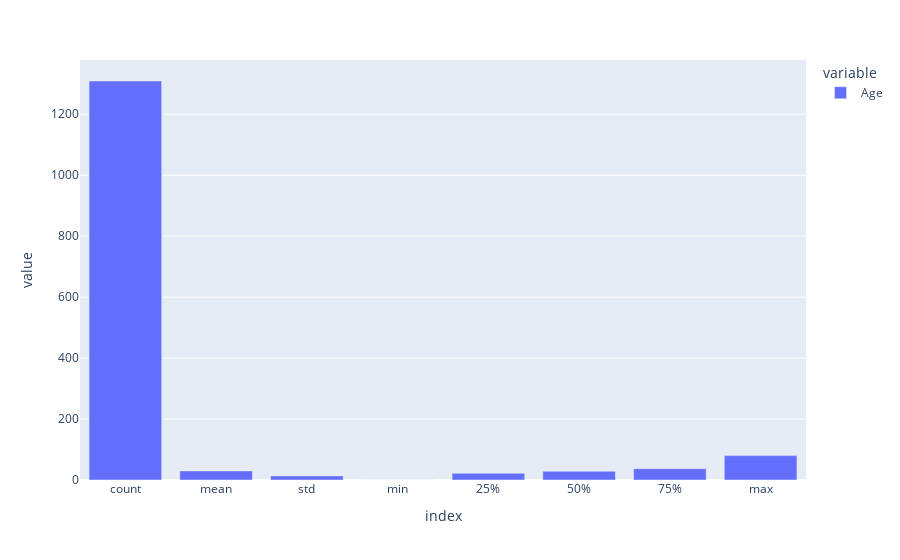

The notebook cell saved with this chart:
### Code cell
fig = px.bar(statistics)
fig.show()

### Figure 1 — Plotly figure (JSON) as saved in the notebook; plotly's stock layout.template omitted (floating-point values rounded to 4 significant figures)
{"data": [{"alignmentgroup": "True", "hovertemplate": "variable=Age<br>index=%{x}<br>value=%{y}<extra></extra>", "legendgroup": "Age", "marker": {"color": "#636efa", "pattern": {"shape": ""}}, "name": "Age", "offsetgroup": "Age", "orientation": "v", "showlegend": true, "textposition": "auto", "type": "bar", "x": ["count", "mean", "std", "min", "25%", "50%", "75%", "max"], "xaxis": "x", "y": [1309, 29.88, 13.45, 0.17, 22, 28.5, 37, 80], "yaxis": "y"}], "layout": {"barmode": "relative", "legend": {"title": {"text": "variable"}, "tracegroupgap": 0}, "margin": {"t": 60}, "xaxis": {"anchor": "y", "domain": [0, 1], "title": {"text": "index"}}, "yaxis": {"anchor": "x", "domain": [0, 1], "title": {"text": "value"}}}}
